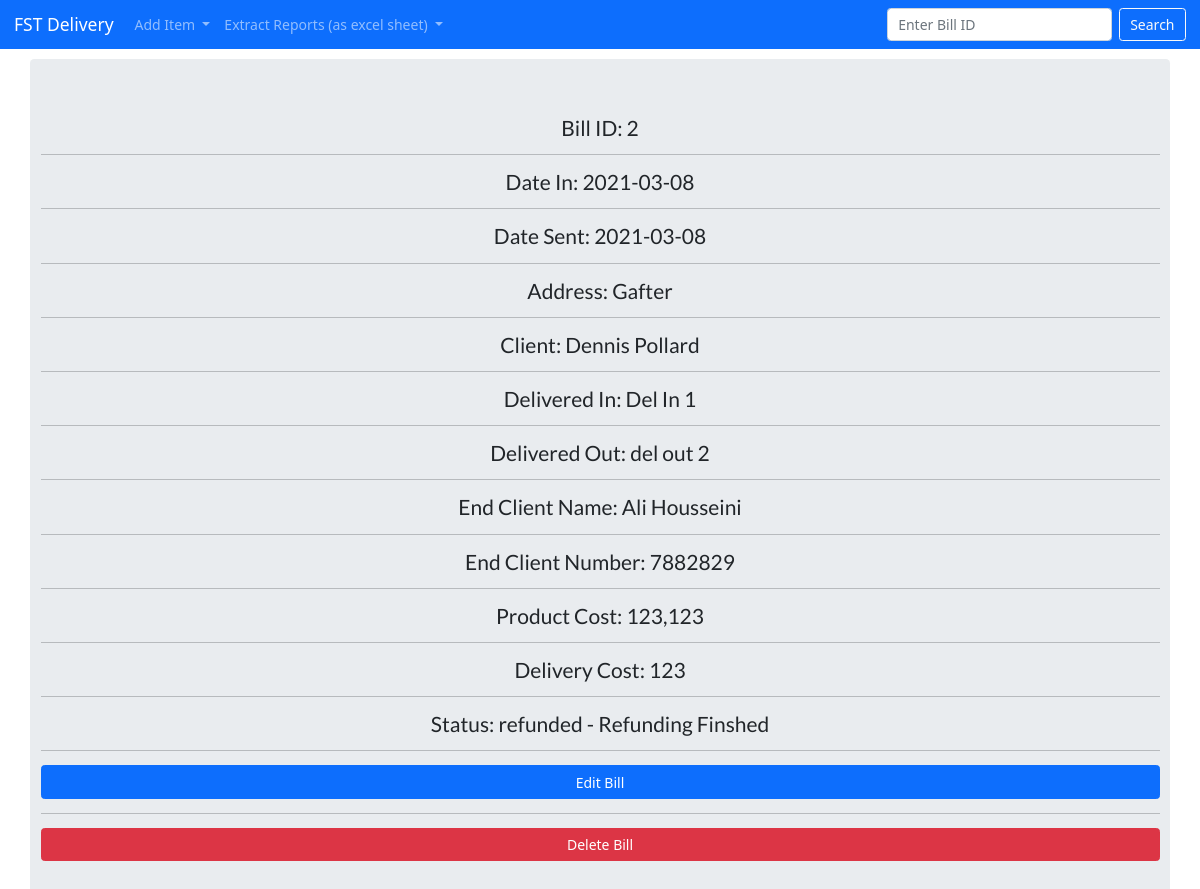
Screenshot of /bill_details/2/ with the database file from the repository.
### deliveryApp/models.py (models this page shows, shortened)
class Bill(models.Model):
    Id = models.CharField(max_length=10, primary_key=True)
    Date_In = models.DateTimeField('Date In', null=True, blank=True)
    Date_Sent = models.DateTimeField('Date Sent', null=True, blank=True,default=None)
    Date_Paid = models.DateTimeField('Date Paid', null=True, blank=True, default=None)
    Date_Done = models.DateTimeField('Date Done', null=True, blank=True, default=None)
    Done = models.BooleanField(default=False)
    address = models.CharField(max_length=100000,default="Address not found")
    delivery_in = models.ForeignKey(Delivery_In, on_delete=models.CASCADE)
    delivery_out = models.ForeignKey(Delivery_Out, on_delete=models.CASCADE)
    endClientName=models.CharField(max_length=100000,default="Unknown Name")
    endClientNumber=models.CharField(max_length=10000,default="03000000")
    manager = models.ForeignKey(Manager, on_delete=models.CASCADE)
    client = models.ForeignKey(Client, on_delete=models.CASCADE, null=False)
    Product_cost = models.PositiveIntegerField( default=0)
    Delivery_cost = models.PositiveIntegerField(default=0)
    Status = models.CharField(max_length=99, choices=Status_Choices, default="pending" )
    Hidden_Status =  models.CharField(max_length=99, choices=Status_Choices, default="pending" )
    Done_Refunding = models.BooleanField(default=False)

class Client(models.Model):
    def __str__(self):
        return self.Company
    Location = models.CharField(max_length=50)
    Phone = models.CharField(max_length=50)
    Company = models.CharField(max_length=50,primary_key=True)

class Delivery_In(models.Model):
    Name=models.CharField(max_length=50)
    Phone = models.CharField(max_length=50)

class Delivery_Out(models.Model):
    Name = models.CharField(max_length=50)
    Phone = models.CharField(max_length=20)

### deliveryApp/views.py (the view)
# urls.py: path('bill_details/', views.bill_details,name='bill_details'),
def bill_details(request, bill_id=0, status=0,date='0-0-0', category='all'):
	if request.method == "GET" and request.GET.get('id'):
		bill_id = request.GET.get('id')
		if not Bill.objects.filter(Id=bill_id).exists():
			return render(request,'thanks.html',{'Message': "Bill With Id "+bill_id+" Doesn't Exist :("})
	bill = Bill.objects.get(Id=bill_id)
	if bill.Hidden_Status == "refunded" and bill.Status!="refunded":
		bill.Done_Refunding=False
	if bill.Status != "refunded":
		bill.Done_Refunding = False
	if bill.Hidden_Status != "sent" and bill.Status=="sent":
		bill.Date_Sent = datetime.datetime.now()
	if bill.Hidden_Status != "paid" and bill.Status=="paid":
		bill.Date_Paid=datetime.datetime.now()
	if bill.Status == "pending":
		bill.Date_Sent = None
	if bill.Status != "paid":
		bill.Done=False
		bill.Date_Done=None
		bill.Date_Paid = None
	if not bill.Done:
		bill.Date_Done = None
	if bill.Hidden_Status == "paid" and bill.Status != "paid":
		bill.Done=False
		bill.Date_Done=None
	bill.Hidden_Status=bill.Status
	bill.save()
	return render(request, 'bill_details.html', {'bill':bill})

### deliveryApp/templatetags/deliverytags.py (called while the page is built)
def to_date(value):
	if value:
		value = str(value)
		data = value.split(' ')
		date = data[0]
		time = data[1]
		time = time.split(':')
		hr = time[0]
		minute = time[1]
		print(hr," ",minute)
		hr = int(hr)
		minute = int(minute)
		print(hr," ",minute)
		hr += 2
		hr = hr % 24
		cracked = date.split('-')
		temp = datetime.datetime(int(cracked[0]), int(cracked[1]), int(cracked[2]),12,0,0)
		if hr>=0 and (hr<2 or (hr==2 and minute==0)):
			temp += datetime.timedelta(days=1)
		hr = str(hr)
		minute = str(minute)
		return str(temp.date())
	return "Not Sent Yet"

def format_cost(value):
	num = str(value)[::-1]
	result = num[0:3]
	i=3
	while i<len(num):
		result=result + "," + num[i:i+3]
		i=i+3
	return result[::-1]

### deliveryApp/templates/bill_details.html
{% extends 'base.html' %}
{% load deliverytags %}
{% block content %}
<div style="margin-top: 10px">
<div class="jumbotron container" style="text-align: center;">
	<h4>Bill ID:  {{ bill.Id}} </h4><hr>
	<h4>Date In:  {{bill.Date_In|to_date}} </h4> <hr>
	<h4>Date Sent: {% if bill.Status != 'pending' %} {{bill.Date_Sent|to_date}} {% else %} Not Sent Yet {% endif %}</h4><hr>
	<h4>Address:  {{bill.address}} </h4> <hr>
	<h4>Client:  {{bill.client}}</h4> <hr>
	<h4>Delivered In:  {{bill.delivery_in.Name}}</h4> <hr>
	{% if bill.Status != "pending" %}<h4>Delivered Out:  {{bill.delivery_out.Name}}</h4> <hr>{% endif %}
	<h4>End Client Name:  {{bill.endClientName}}</h4> <hr>
	<h4>End Client Number:  {{bill.endClientNumber}}</h4> <hr>
	<h4>Product Cost:  {{bill.Product_cost | format_cost}}</h4> <hr>
	<h4>Delivery Cost:  {{bill.Delivery_cost | format_cost}}</h4> <hr>
	<h4>Status:  {{bill.Status}} {% if bill.Status == 'refunded' %} -
		{% if bill.Done_Refunding %} Refunding Finshed
		{% else %} Refunding Not Finalized yet
		{% endif %} {% endif %}
	</h4><hr>
<a href="{% url 'updatebill' bill.Id %}"><button style="width:100%" class="btn btn-primary">
Edit Bill</button></a>
<hr>
<a href="{% url 'deletebill' bill.Id %}"><button style="width:100%" class="btn btn-danger">
Delete Bill</button></a>
</div></div>
{% endblock %}

### deliveryApp/templates/base.html (shortened to what this page needs)
{% load static %}
<link rel="stylesheet" href="https://stackpath.bootstrapcdn.com/bootstrap/4.4.1/css/bootstrap.min.css">
<link rel="stylesheet" href="https://cdnjs.cloudflare.com/ajax/libs/semantic-ui/2.4.1/semantic.min.css" />
 <link rel="stylesheet" href="https://cdnjs.cloudflare.com/ajax/libs/semantic-ui/2.2.9/semantic.min.css"/>
<link href="https://cdn.jsdelivr.net/npm/bootstrap@5.0.0-beta2/dist/css/bootstrap.min.css" rel="stylesheet">
<nav class="navbar navbar-expand-lg navbar-dark bg-primary">
  <a class="navbar-brand" href="{% url 'index' %}">FST Delivery</a>
  <div class="collapse navbar-collapse" id="navbarSupportedContent">
    <ul class="navbar-nav mr-auto">
      <li class="nav-item dropdown">
        <a class="nav-link dropdown-toggle" href="#" id="navbarDropdown" role="button" data-toggle="dropdown" aria-haspopup="true" aria-expanded="false">
          Add Item
        </a>
      </li>
      <li class="nav-item dropdown">
        <a class="nav-link dropdown-toggle" href="#" id="navbarDropdown" role="button" data-toggle="dropdown" aria-haspopup="true" aria-expanded="false">
          Extract Reports (as excel sheet)
        </a>
      </li>
    </ul>
    <form class="form-inline my-2 my-lg-0" method="GET" action="{% url 'bill_details'  %}">
      <input class="form-control mr-sm-2" required type="search" name="id" placeholder="Enter Bill ID" aria-label="Search">
      <button class="btn btn-outline-light my-2 my-sm-0" type="submit">Search</button>
    </form>
  </div>
</nav>
{% block content %}
{% endblock %}

### rows the page displays
Bill: Id "2", Date_In|to_date "2021-03-08", Date_Sent|to_date "2021-03-08", address "Gafter", client "Dennis Pollard", delivery_in.Name "Del In 1", delivery_out.Name "del out 2", endClientName "Ali Housseini", endClientNumber "7882829", Product_cost "123,123", Delivery_cost "123", Status "refunded"
